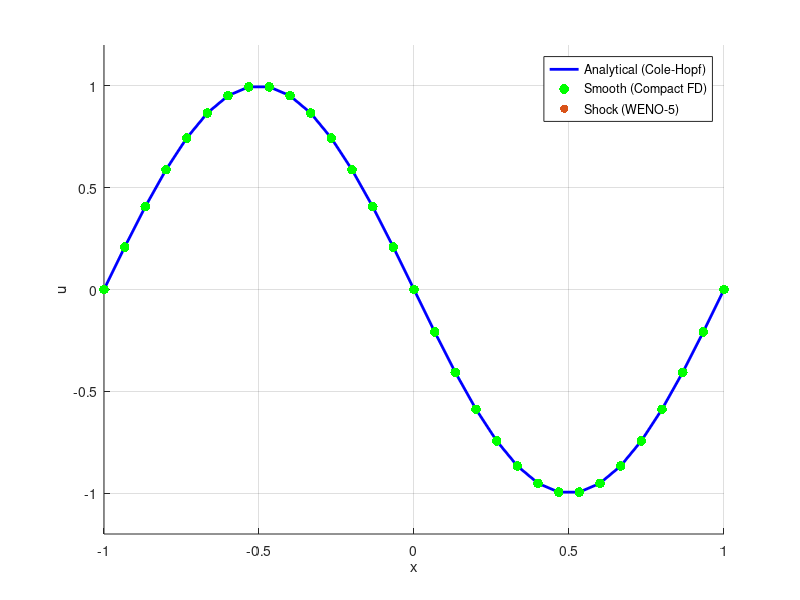

Here is the MATLAB script that generated this plot: (Note: this script raises an error after producing the figure.)
%% ==================== MAIN SCRIPT =========================
clc; clear; close all;

% --- Parameters, grids, initial condition ---
L_min = -1.0; L_max = 1.0;
nx = 31; dx = 1/15; dt = 0.001; nu = 0.01/pi;
T_frames = 50; steps_per_frame = 10;

x = linspace(L_min,L_max,nx)';
u_initial = -sin(pi*x);
u = u_initial;

% --- Tridiagonal matrix for compact scheme ---
alpha1 = 3/8;
e = ones(nx,1);
A = spdiags([alpha1*e, e, alpha1*e], [-1 0 1], nx, nx);
A(1,end) = alpha1; A(end,1) = alpha1;
[L_fac,U_fac] = lu(A);
solve_A = @(R) U_fac\(L_fac\R);


% --- Animation setup ---
figure('Color','w'); hold on;
line_ana = plot(x,u,'b-','LineWidth',2);
scatter_num = scatter(x,u,50,'g','filled');
scatter([],[],'g','filled'); scatter([],[],'r','filled'); % Legend proxies
xlim([L_min L_max]); ylim([-1.2 1.2]);
xlabel('x'); ylabel('u');
legend({'Analytical (Cole-Hopf)','Smooth (Compact FD)','Shock (WENO-5)'},'Location','northeast');
grid on;

current_shock_region = false(size(u));

% --- Time-stepping + animation ---
for frame = 1:T_frames
    for step = 1:steps_per_frame
        u1 = u + dt*RHS_hybrid(u,dx,nu,solve_A,alpha1);
        u2 = 0.75*u + 0.25*(u1 + dt*RHS_hybrid(u1,dx,nu,solve_A,alpha1));
        u  = (1/3)*u + (2/3)*(u2 + dt*RHS_hybrid(u2,dx,nu,solve_A,alpha1));
    end
    
    t_current = frame*steps_per_frame*dt;
    
    % Update scatter colors
    colors = repmat([0 1 0], length(u),1);  % green
    shock_idx = current_shock_region;
    colors(shock_idx,:) = repmat([1 0 0], sum(shock_idx),1); % red
   
    delete(scatter_num);
    scatter_num = scatter(x,u,50,colors,'filled');
    
    title(sprintf('Hybrid Scheme (Compact FD + WENO) — t = %.3f', t_current));
    drawnow;
end

%% ==================== FUNCTIONS ============================
function dudt = RHS_hybrid(u, dx, nu, solve_A, alpha1)
    nx = length(u);
    theta = (circshift(u,-1)-circshift(u,1))/(2*dx);
    theta_rms = sqrt(mean(theta.^2));
    is_shock_node = theta < -3*theta_rms;
    shock_region = is_shock_node;
    for k=1:3
        shock_region = shock_region | circshift(is_shock_node,k) | circshift(is_shock_node,-k);
    end
    assignin('base','current_shock_region',shock_region);
    
    f = 0.5*u.^2;
    a1_c = 25/32; b1_c = 1/20; c1_c = -1/480;
    F_comp = c1_c*(circshift(f,-3)+circshift(f,2)) + ...
             (b1_c+c1_c)*(circshift(f,-2)+circshift(f,1)) + ...
             (a1_c+b1_c+c1_c)*(circshift(f,-1)+f);
    F_weno_raw = get_weno_interface_flux(u);
    F_weno_hat = alpha1*circshift(F_weno_raw,1) + F_weno_raw + alpha1*circshift(F_weno_raw,-1);
    
    is_shock_edge = shock_region & circshift(shock_region,-1);
    is_smooth_edge = (~shock_region) & (~circshift(shock_region,-1));
    is_joint_edge = ~(is_shock_edge | is_smooth_edge);
    
    F_hybrid = zeros(nx,1);
    F_hybrid(is_smooth_edge) = F_comp(is_smooth_edge);
    F_hybrid(is_shock_edge) = F_weno_hat(is_shock_edge);
    F_hybrid(is_joint_edge) = 0.5*(F_comp(is_joint_edge)+F_weno_hat(is_joint_edge));
    
    R = (F_hybrid - circshift(F_hybrid,1))/dx;
    advection = solve_A(R);
    
    diffusion = nu * ( -(1/560)*circshift(u,-4) + (8/315)*circshift(u,-3) ...
                       - (1/5)*circshift(u,-2) + (8/5)*circshift(u,-1) ...
                       - (205/72)*u + (8/5)*circshift(u,1) - (1/5)*circshift(u,2) ...
                       + (8/315)*circshift(u,3) - (1/560)*circshift(u,4) ) / dx^2;
    dudt = -advection + diffusion;
end

function F_h = get_weno_interface_flux(u)
    nx = length(u);
    f = 0.5*u.^2;
    alpha = max(abs(u));
    fp = 0.5*(f+alpha*u);
    fm = 0.5*(f-alpha*u);
    v1_p = circshift(fp,2); v2_p = circshift(fp,1); v3_p = fp; v4_p = circshift(fp,-1); v5_p = circshift(fp,-2);
    fp_half = weno5_flux(v1_p,v2_p,v3_p,v4_p,v5_p);
    v1_m = circshift(fm,-3); v2_m = circshift(fm,-2); v3_m = circshift(fm,-1); v4_m = fm; v5_m = circshift(fm,1);
    fm_half = weno5_flux(v1_m,v2_m,v3_m,v4_m,v5_m);
    F_h = fp_half + fm_half;
end

function F = weno5_flux(v1,v2,v3,v4,v5)
    eps = 1e-6;
    q0 = (1/3)*v1 - (7/6)*v2 + (11/6)*v3;
    q1 = -(1/6)*v2 + (5/6)*v3 + (1/3)*v4;
    q2 = (1/3)*v3 + (5/6)*v4 - (1/6)*v5;
    IS0 = (13/12)*(v1-2*v2+v3).^2 + (1/4)*(v1-4*v2+3*v3).^2;
    IS1 = (13/12)*(v2-2*v3+v4).^2 + (1/4)*(v2-v4).^2;
    IS2 = (13/12)*(v3-2*v4+v5).^2 + (1/4)*(3*v3-4*v4+v5).^2;
    alpha0 = 0.1./(eps+IS0).^2; alpha1 = 0.6./(eps+IS1).^2; alpha2 = 0.3./(eps+IS2).^2;
    sum_alpha = alpha0 + alpha1 + alpha2;
    F = (alpha0.*q0 + alpha1.*q1 + alpha2.*q2)./sum_alpha;
end

function u_ex = exact_solution(x_arr,t,nu,roots,weights)
    if t==0
        u_ex = -sin(pi*x_arr);
        return;
    end
    nx = length(x_arr);
    u_ex = zeros(nx,1);
    for i=1:nx
        xi = x_arr(i);
        g = sqrt(4*nu*t)*roots;
        y = xi - g;
        f_y = exp(-cos(pi*y)/(2*pi*nu));
        u_ex(i) = sum(weights.*(-sin(pi*y)).*f_y)/sum(weights.*f_y);
    end
end
